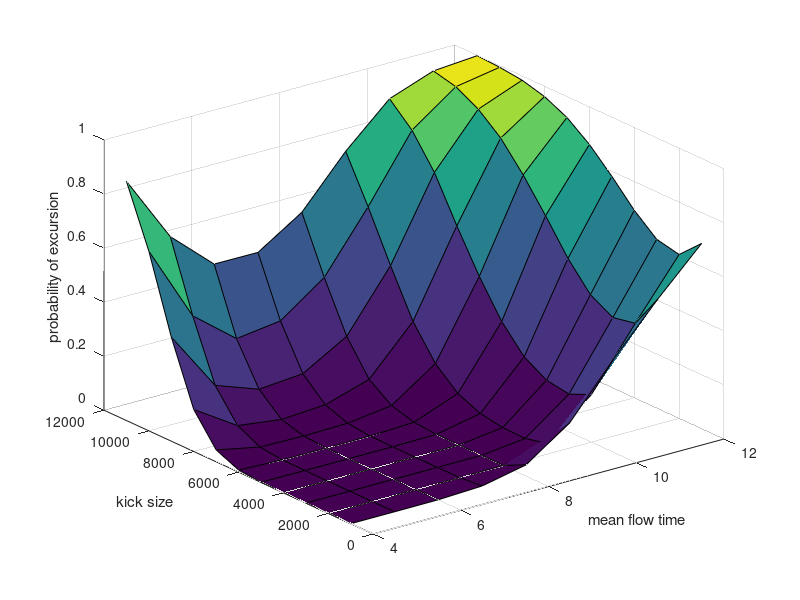
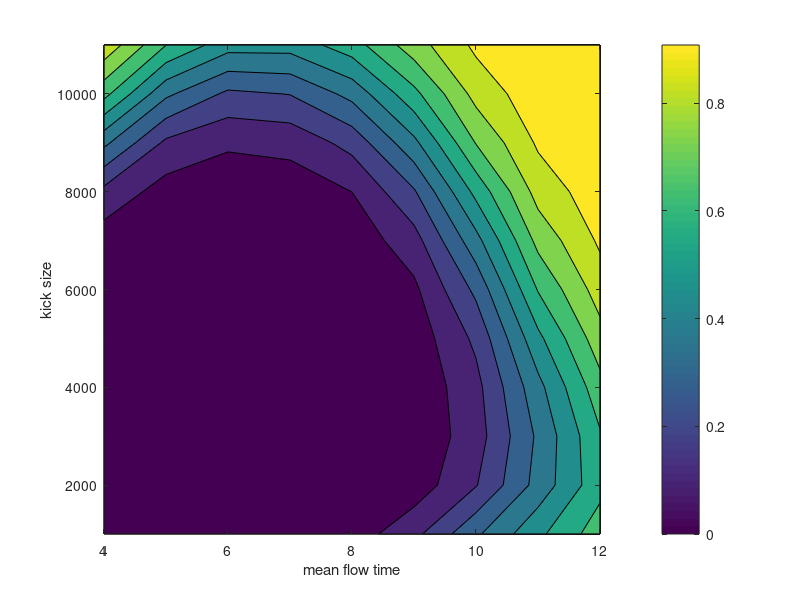

Here is the MATLAB script that generated these plots, in order: (Note: this script raises an error after producing the figures.)
combined = importdata("rectangle_data_combine.mat");

% mean_time_to_excursion = zeros(length(combined),1);
% probability_of_excursion = zeros(length(combined), 1);
% lower_bounds = zeros(length(combined),1);
% taus = zeros(length(combined),1);
% std_time_to_excursion = zeros(length(combined),1);
% std_probability_of_excursion = zeros(length(combined),1);
% number_of_excursion = zeros(length(combined),1);

%%
% for i = 1:length(combined)
%     mean_time_to_excursion(i) = mean(combined(i).times,'omitnan');
%     std_time_to_excursion(i) = std(combined(i).times,'omitnan');
%     probability_of_excursion(i) = mean(combined(i).indicators);
%     std_probability_of_excursion(i) = std(combined(i).indicators);
%     taus(i) = combined(i).taus;
%     lower_bounds(i) = combined(i).lower_bounds;
%     number_of_excursion(i) = mean(combined(i).indicators)*10000;
% end

% [taus,I] = sort(taus);
% mean_time = mean_time_to_excursion(I);
% probability = probability_of_excursion(I);
% std_probability_of_excursion = std_probability_of_excursion(I);
% std_time_to_excursion = std_time_to_excursion(I);
% number_of_excursion = number_of_excursion(I);


%plot3(lower_bounds,taus,probability_of_excursion )

probabilities = zeros(11, 9);
kvalue = [1000:1000:11000];
tvalue = [4:1:12];

for j = 1:length(combined)
    tindex = find(combined(j).taus == tvalue);
    bound_index = find(combined(j).lower_bounds == kvalue);
    probabilities(bound_index,tindex) = combined(j).probabilities;

end

%%
figure(1)
[t,k] = meshgrid(tvalue,kvalue);

surf(t,k,probabilities)
xlabel('mean flow time')
ylabel('kick size')
zlabel('probability of excursion')

%%
figure(2)
contourf(tvalue,kvalue,probabilities)
xlabel('mean flow time')
ylabel('kick size')
colorbar
clim([0 1])
